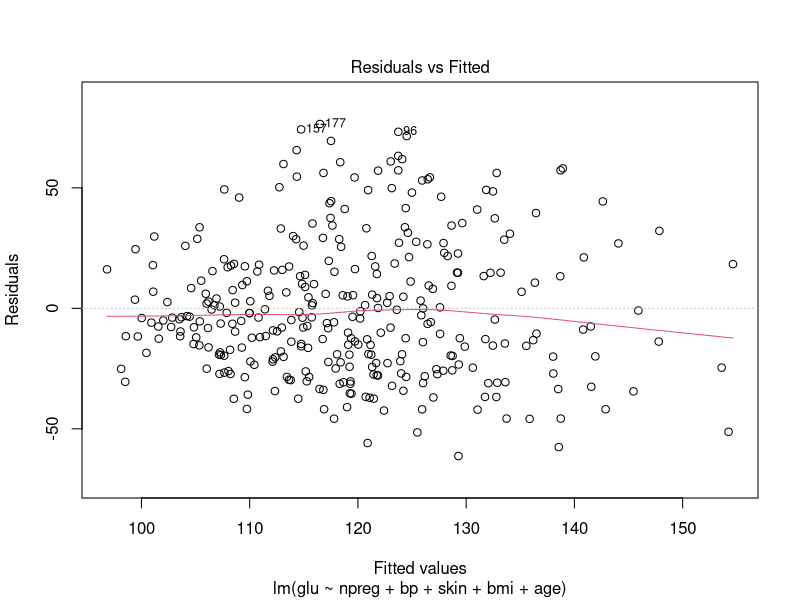
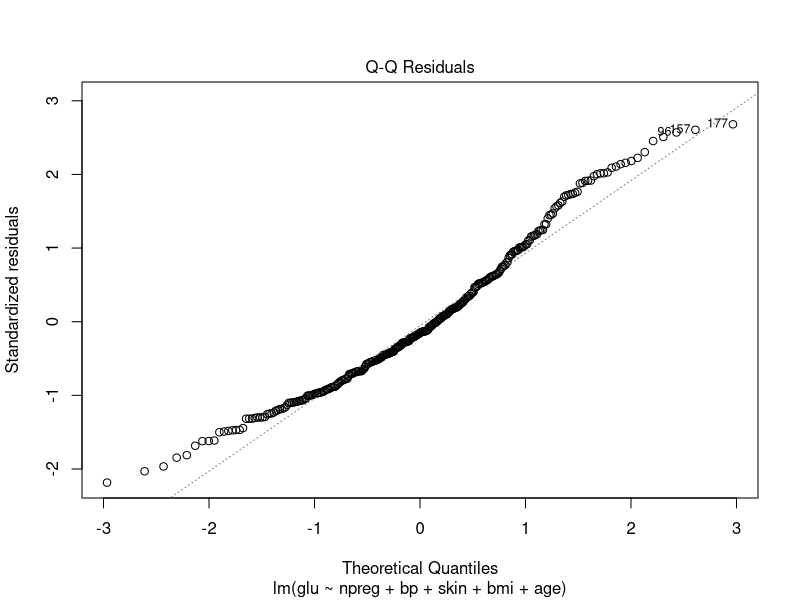
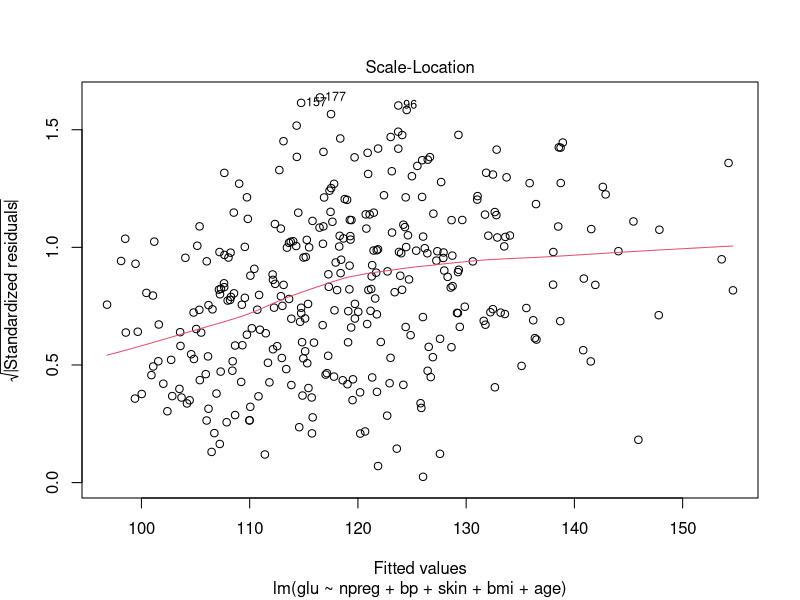
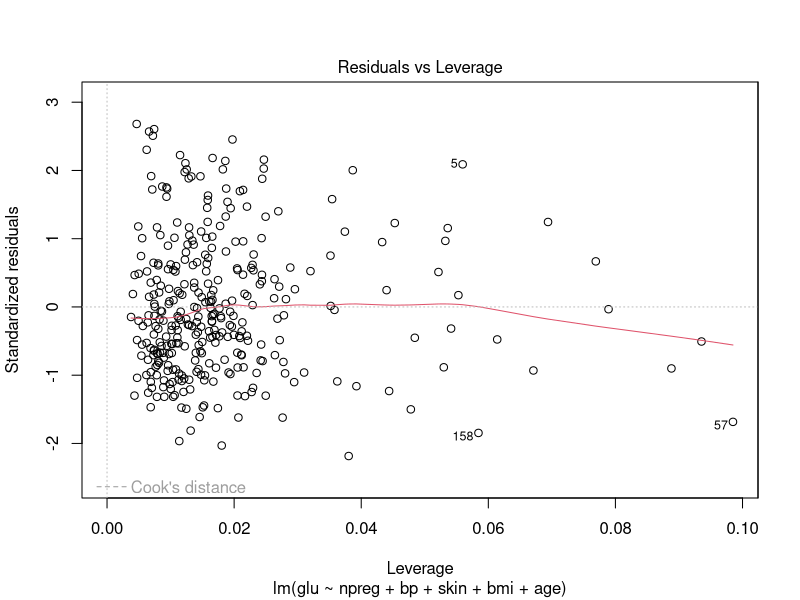
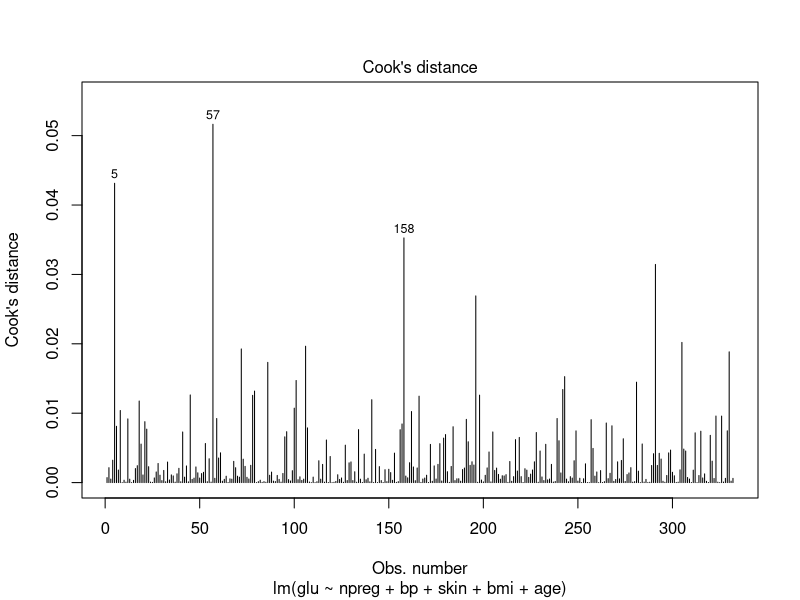
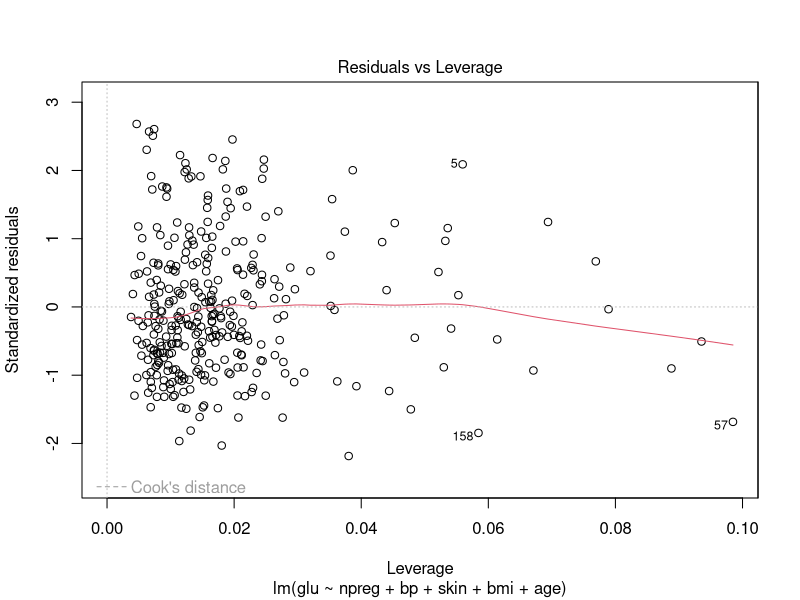
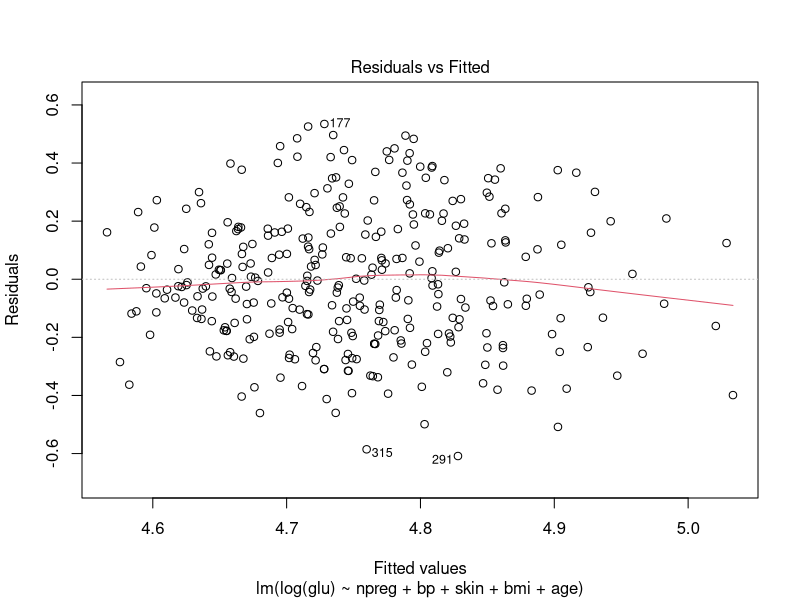
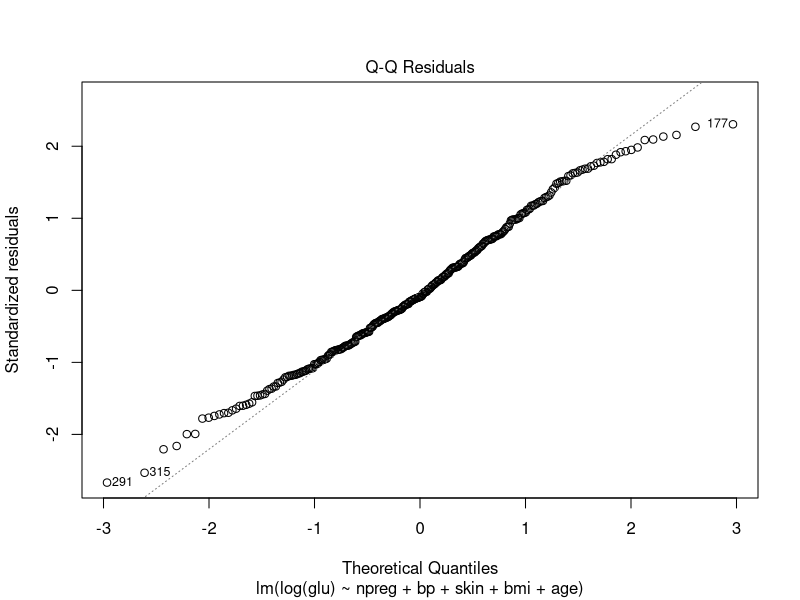

Write the R code that produced these figures, in order.
## ---- chunk 1
knitr::opts_chunk$set(echo = TRUE)
## ---- chunk 2
library(MASS)
library(ggplot2)
library(lmtest)
dataset <- Pima.te
## ---- chunk 3
glu <- dataset[,'glu']
npreg <- dataset[,'npreg']
bp <- dataset[,'bp']
skin <- dataset[,'skin']
bmi <- dataset[,'bmi']
age <- dataset[,'age']
fit <- lm(glu ~ npreg+bp+skin+bmi+age)
summary(fit)
## ---- chunk 4
fit_full <- lm(glu ~ (npreg+bp+skin+bmi+age)^2)
anova(fit,fit_full)
## ---- chunk 5
summary(fit)
plot(fit,1)
## ---- chunk 6
plot(fit, 2)
shapiro.test(fit$residuals)
## ---- chunk 7
plot(fit,3)
bptest(fit)
## ---- chunk 8
dwtest(fit)
## ---- chunk 9
plot(fit, 5)
## ---- chunk 10
plot(fit, 4)
plot(fit, 5)
## ---- chunk 11
dataset_new <- dataset[-c(5,57,158),]
fit2 <- lm(glu ~ npreg+bp+skin+bmi+age, data = dataset_new)
summary(fit2)
## ---- chunk 12
lm <- lm.influence(fit)
si <- lm$sigma
h <- lm$hat
e <- resid(fit)
DFFITS <- h^0.5*e/(si*(1-h))
inf <- which(abs(DFFITS)>2*(6/332)^0.5)
inf
## ---- chunk 13
fit3 <- lm(log(glu) ~ npreg+bp+skin+bmi+age)
summary(fit3)
## ---- chunk 14
plot(fit3,1)
## ---- chunk 15
plot(fit3,2)
shapiro.test(fit3$residuals)
## ---- chunk 16
plot(fit3,3)
bptest(fit3)
## ---- chunk 17
dwtest(fit3)
## ---- chunk 18
plot(fit3, 4)
plot(fit3, 5)
## ---- chunk 19
set.seed(1)
x2 <- cbind(age, bmi, bp, npreg, skin)
y <- glu
fit3 <- lmsreg(x2,y)
fit3$coefficients
